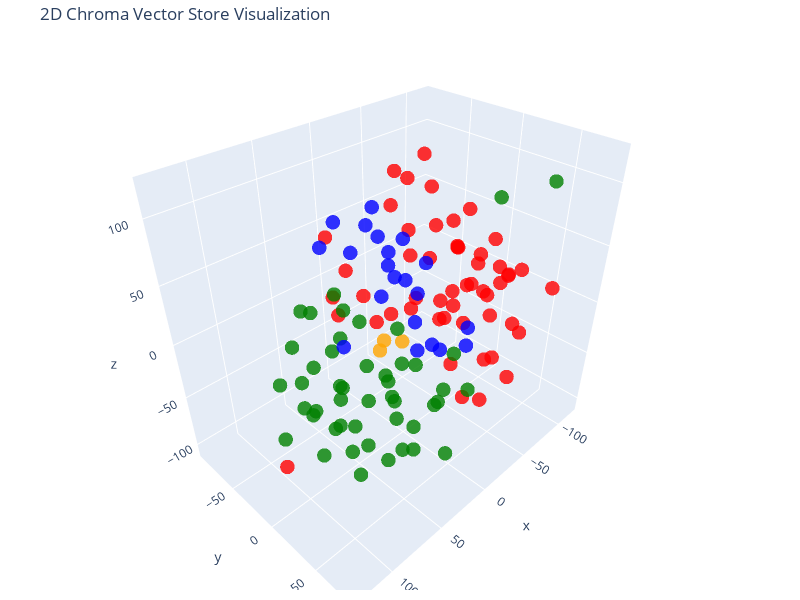

Here is the notebook cell this chart was saved with:
### Code cell
tsne=TSNE(n_components=3, random_state=42)
reduced_vectors=tsne.fit_transform(vectors)

#Create the 2D scatter plot
fig=go.Figure(data=[go.Scatter3d(
    x=reduced_vectors[:,0],
    y=reduced_vectors[:,1],
    z=reduced_vectors[:,2],
    mode='markers',
    marker=dict(size=5, color=colors, opacity=0.8),
    text=[f"Type: {t}<br>Text: {str(d)[:100]}..." for t, d in zip(doc_types, documents)],
    hoverinfo='text'
)])

fig.update_layout(
    title='2D Chroma Vector Store Visualization',
    scene=dict(xaxis_title='x',yaxis_title='y',zaxis_title='z'),
    width=800,
    height=600,
    margin=dict(r=20,b=10,l=10,t=40)
)

fig.show()

### Figure 1 — Plotly figure (JSON) as saved in the notebook; plotly's stock layout.template omitted (floating-point values rounded to 4 significant figures)
{"data": [{"hoverinfo": "text", "marker": {"color": ["orange", "orange", "orange", "red", "red", "red", "red", "red", "red", "red", "red", "red", "red", "red", "red", "red", "red", "red", "red", "red", "red", "red", "red", "red", "red", "red", "red", "red", "red", "red", "red", "red", "red", "red", "red", "red", "red", "red", "red", "red", "red", "red", "red", "red", "red", "red", "red", "red", "red", "red", "red", "red", "red", "red", "red", "green", "green", "green", "green", "green", "green", "green", "green", "green", "green", "green", "green", "green", "green", "green", "green", "green", "green", "green", "green", "green", "green", "green", "green", "green", "green", "green", "green", "green", "green", "green", "green", "green", "green", "green", "green", "green", "green", "green", "green", "green", "green", "green", "green", "green", "green", "green", "blue", "blue", "blue", "blue", "blue", "blue", "blue", "blue", "blue", "blue", "blue", "blue", "blue", "blue", "blue", "blue", "blue", "blue", "blue", "blue", "blue"], "opacity": 0.8, "size": 5}, "mode": "markers", "text": ["Type: company<br>Text: page_content='# About Insurellm\n\nInsurellm was founded by Avery Lancaster in 2015 as an insurance te...", "Type: company<br>Text: page_content='# Careers at Insurellm\n\nInsurellm is hiring! We are looking for talented software engi...", "Type: company<br>Text: page_content='# Overview of Insurellm\n\nInsurellm is an innovative insurance tech firm with 200 emplo...", "Type: contracts<br>Text: page_content='# Contract with Apex Reinsurance for Rellm: AI-Powered Enterprise Reinsurance Solution...", "Type: contracts<br>Text: page_content='# Contract with Belvedere Insurance for Markellm\n\n## Terms\nThis Contract (\"Agreement\")...", "Type: contracts<br>Text: page_content='# Contract with BrightWay Solutions for Markellm\n\n**Contract Date:** October 5, 2023  ...", "Type: contracts<br>Text: page_content='# Contract with EverGuard Insurance for Rellm: AI-Powered Enterprise Reinsurance Solut...", "Type: contracts<br>Text: page_content='# Contract with GreenField Holdings for Markellm\n\n**Effective Date:** November 15, 202...", "Type: contracts<br>Text: page_content='# Contract with Greenstone Insurance for Homellm\n\n---\n\n## Terms\n\n1. **Parties**: This ...", "Type: contracts<br>Text: page_content='# Contract with GreenValley Insurance for Homellm\n\n**Contract Date:** October 6, 2023 ...", "Type: contracts<br>Text: page_content='# Contract with Pinnacle Insurance Co. for Homellm\n\n## Terms\nThis contract (\"Contract\"...", "Type: contracts<br>Text: page_content='# Contract with Roadway Insurance Inc. for Carllm\n\n---\n\n## Terms\n\n1. **Agreement Effec...", "Type: contracts<br>Text: page_content='# Contract with Stellar Insurance Co. for Rellm\n\n## Terms\nThis contract is made betwee...", "Type: contracts<br>Text: page_content='# Contract with TechDrive Insurance for Carllm\n\n**Contract Date:** October 1, 2024  \n*...", "Type: contracts<br>Text: page_content='# Contract with Velocity Auto Solutions for Carllm\n\n**Contract Date:** October 1, 2023...", "Type: contracts<br>Text: page_content='# HR Record\n\n# Alex Chen\n\n## Summary\n- **Date of Birth:** March 15, 1990  \n- **Job Tit...", "Type: contracts<br>Text: page_content='# HR Record\n\n# Alex Harper\n\n## Summary\n- **Date of Birth**: March 15, 1993  \n- **Job T...", "Type: contracts<br>Text: page_content='# HR Record\n\n# Alex Thomson\n\n## Summary\n- **Date of Birth:** March 15, 1995  \n- **Job ...", "Type: contracts<br>Text: page_content='# Avery Lancaster\n\n## Summary\n- **Date of Birth**: March 15, 1985  \n- **Job Title**: C...", "Type: contracts<br>Text: page_content='# HR Record\n\n# Emily Carter\n\n## Summary\n- **Date of Birth:** August 12, 1990  \n- **Job...", "Type: contracts<br>Text: page_content='# HR Record\n\n# Emily Tran\n\n## Summary\n- **Date of Birth:** March 18, 1991  \n- **Job Ti...", "Type: contracts<br>Text: page_content='# HR Record\n\n# Jordan Blake\n\n## Summary\n- **Date of Birth:** March 15, 1993  \n- **Job ...", "Type: contracts<br>Text: page_content='# HR Record\n\n# Jordan K. Bishop\n\n## Summary\n- **Date of Birth:** March 15, 1990\n- **Jo...", "Type: contracts<br>Text: page_content='# HR Record\n\n# Maxine Thompson\n\n## Summary\n- **Date of Birth:** January 15, 1991  \n- *...", "Type: contracts<br>Text: page_content='# HR Record\n\n# Oliver Spencer\n\n## Summary\n- **Date of Birth**: May 14, 1990  \n- **Job ...", "Type: contracts<br>Text: page_content='# Samantha Greene\n\n## Summary\n- **Date of Birth:** October 14, 1990\n- **Job Title:** H...", "Type: contracts<br>Text: page_content='# HR Record\n\n# Samuel Trenton\n\n## Summary\n- **Date of Birth:** April 12, 1989  \n- **Jo...", "Type: contracts<br>Text: page_content='# Product Summary\n\n# Carllm\n\n## Summary\n\nCarllm is an innovative auto insurance produc...", "Type: contracts<br>Text: page_content='# Product Summary\n\n# Homellm\n\n## Summary\nHomellm is an innovative home insurance produ...", "Type: contracts<br>Text: page_content='# Product Summary\n\n# Markellm\n\n## Summary\n\nMarkellm is an innovative two-sided marketp...", "Type: contracts<br>Text: page_content='# Product Summary\n\n# Rellm: AI-Powered Enterprise Reinsurance Solution\n\n## Summary\n\nRe..."], "type": "scatter3d", "x": [-25.34, 23.13, -32.4, 128.3, -42.15, -84.21, -65.89, 13.51, -62.54, -4.918, -2.531, -62.88, -40.29, -66.22, -48.97, -39.21, -44.39, -17.4, -40.84, -25.86, -18.88, 3.92, -23.06, -15.29, -6.324, -55.52, 33.5, -97.27, -94.77, -17.59, -83.24, -87.18, -111.7, -102.0, 15.37, -85.54, -60.0, -28.49, -19.07, -58.79, -39.69, -39.17, 7.948, -30.02, -73.82, -68.6, -29.61, -51.18, -29.22, -8.45, -8.872, 0.9658, -49.27, -80.53, -41.51, 66.93, 96.27, 55.22, 50.18, -85.84, 79.04, 72.58, 36.93, 52.52, 25.14, 46.33, 57.16, 84.42, 67.47, 103.3, 71.58, 37.91, 33.24, 84.41, 40.26, 17.53, -5.971, 61.59, 19.73, 47.55, 47.64, 11.28, -118.1, 96.45, 90.41, 5.135, 27.47, 10.76, 95.5, 8.063, 47.54, 44.09, 75.75, 65.65, 67.92, 87.56, 76.23, 69.58, 21.76, 62.32, 57.22, -4.948, 14.61, 4.94, -7.303, 14.9, 27.62, 7.57, -40.3, -66.28, -83.46, -58.94, -61.51, 18.63, 11.07, -21.0, -24.35, 1.613, -17.67, -43.76, -65.24, -13.56, -28.4], "y": [-53.98, 1.975, -33.73, 18.89, 3.052, 39.29, 29.76, -29.82, -9.708, -3.394, -91.31, 18.26, 28.11, -30.25, -41.58, -34.56, -16.41, -9.972, -26.79, 55.89, -33.31, -26.14, 79.52, -26.08, -72.54, -70.5, -41.21, 21.77, -30.26, 41.37, 1.181, 40.07, 2.797, -0.5922, -58.36, -23.71, 61.84, -10.32, 17.83, 14.52, 23.12, -12.21, 40.69, 66.76, 30.26, -11.69, 22.42, 38.61, 22.47, 39.89, 49.0, 69.87, 39.86, 71.98, 52.96, 50.93, -1.01, -43.08, 42.34, 15.66, -11.94, -35.41, 67.17, -15.67, 82.08, 2.1, -10.04, -11.36, -24.17, -18.91, 11.48, 29.63, 73.2, 0.5255, 80.83, -24.06, -77.99, 10.54, -0.4044, 37.25, -28.52, -30.06, 40.13, 8.703, -37.41, -8.187, 37.38, 49.81, 35.99, 39.64, 8.442, 40.61, 16.01, -53.55, 51.5, 37.28, 31.54, 66.67, 32.43, -3.21, -18.35, 6.974, 14.59, -5.403, -9.471, -11.7, 11.6, -63.36, -67.0, -48.49, -55.2, -77.44, -46.45, -72.35, -63.52, -55.79, -67.15, -56.51, -2.491, -1.136, 9.494, 16.27, 37.16], "z": [-70.7, -3.099, -53.57, -40.99, -15.35, -24.1, -11.48, 16.23, 58.54, 112.8, 35.76, 40.44, -82.15, 45.72, 20.62, 50.02, 30.51, -0.5667, -9.777, -57.77, -18.08, -10.8, -18.85, 107.8, 11.23, 52.89, 18.99, 8.093, 14.49, 11.96, 16.7, 25.76, 2.172, -23.44, -14.75, -37.55, -8.235, 120.8, 19.22, 14.27, 87.63, 93.07, 27.9, 58.35, -58.04, -9.082, -44.04, -42.56, 62.63, 76.72, 51.45, 60.74, 67.08, 26.67, 40.28, 14.61, -0.7143, -36.47, 42.66, 78.44, -45.07, -62.16, -11.74, -53.34, 0.9491, 25.59, 47.29, 46.37, 30.33, -61.55, 29.98, -52.23, -59.14, -77.76, 38.72, -45.69, -30.2, -56.91, -39.97, -23.77, -16.54, -91.01, 88.6, -23.33, -29.02, -76.22, -86.45, -28.37, -14.57, -51.74, -88.64, 9.781, -7.27, -16.86, -56.03, -43.75, -80.36, -33.14, -9.107, -25.87, -82.9, -106.6, 50.48, 39.76, 64.35, 73.82, 76.28, -53.92, -27.19, -27.59, -6.76, -8.318, -54.71, 42.39, 64.37, 68.12, 47.5, 37.51, -37.71, -50.73, -33.66, -19.25, -16.8]}], "layout": {"height": 600, "margin": {"b": 10, "l": 10, "r": 20, "t": 40}, "scene": {"xaxis": {"title": {"text": "x"}}, "yaxis": {"title": {"text": "y"}}, "zaxis": {"title": {"text": "z"}}}, "title": {"text": "2D Chroma Vector Store Visualization"}, "width": 800}}
